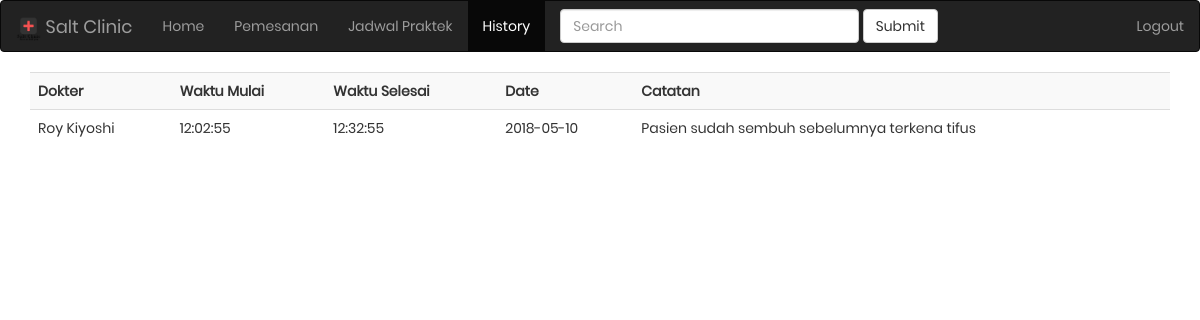
The app's page /history.php (signed in) with its own data.
### tables this page shows
CREATE TABLE `users` (
  `idUser` int(11) NOT NULL,
  `nama` varchar(50) NOT NULL,
  `umur` int(11) DEFAULT NULL,
  `jenisKelamin` varchar(2) NOT NULL,
  `priviledge` int(11) NOT NULL,
  `isActive` tinyint(1) NOT NULL,
  `username` varchar(25) NOT NULL,
  `alamat` varchar(255) NOT NULL,
  `password` varchar(8) NOT NULL
);

CREATE TABLE `penanganan` (
  `idPenanganan` int(11) NOT NULL,
  `tarif` int(11) NOT NULL,
  `waktuMulai` time NOT NULL,
  `waktuSelesai` time NOT NULL,
  `tanggal` date NOT NULL,
  `catatan` varchar(255) DEFAULT NULL,
  `isDeleted` tinyint(1) NOT NULL,
  `waktuPengubahan` date DEFAULT NULL
);

### history.php (the view, shortened to what this page needs)
<?php
	include ('connection/session.php');
	$query = "
	SELECT doc.nama as namaDokter, user.nama as namaPasien, penanganan.waktuMulai, penanganan.waktuSelesai, penanganan.tanggal, penanganan.catatan
	FROM pekerjaandokter INNER JOIN
		dokter ON pekerjaandokter.idDokter = dokter.idDokter
		INNER JOIN users as doc ON doc.idUser = dokter.idUser
		INNER JOIN users as user ON pekerjaandokter.idPasien = user.idUser
		INNER JOIN penanganan ON penanganan.idPenanganan = pekerjaandokter.idPenanganan
	WHERE penanganan.isDeleted = 0 AND pekerjaandokter.sudahBertemu = 1
	";
	$result = $conn->query($query);
?>
<!DOCTYPE html>
<html lang="en">
	<head>
		<link rel="stylesheet" href="https://maxcdn.bootstrapcdn.com/bootstrap/3.3.7/css/bootstrap.min.css">
		<link rel="stylesheet" type="text/css" href="fonts/font-awesome-4.7.0/css/font-awesome.min.css">
		<link rel="stylesheet" type="text/css" href="vendor/animate/animate.css">
		<link rel="stylesheet" type="text/css" href="vendor/css-hamburgers/hamburgers.min.css">
		<link rel="stylesheet" type="text/css" href="vendor/select2/select2.min.css">
		<link rel="stylesheet" type="text/css" href="css/main.css">
	</head>
	<body>
		<div class='index-navbar'>
			<?php
			include ('navbar/user-navbar.php');
			?>
		</div>
			<div class="container">
				<table class='table table-striped'>
					<tr>
						<th>Dokter</th>
						<th>Waktu Mulai</th>
						<th>Waktu Selesai</th>
						<th>Date</th>
						<th>Catatan</th>
					</tr>
					<?php
						if($result){
							while($row=$result->fetch_array()){
								echo "<tr>
									<td> ".$row['namaDokter']."</td>
									<td> ".$row['waktuMulai']."</td>
									<td> ".$row['waktuSelesai']."</td>
									<td> ".$row['tanggal']."</td>
									<td>".$row['catatan']."</td>";
							}
						}
					?>
				</table>
			</div>
	</body>
</html>

### css/main.css (style rules this page uses)
* { margin: 0px; padding: 0px; box-sizing: border-box; }
body, html { height: 100%; font-family: Poppins-Regular, sans-serif; }

### records on screen
users: nama "Roy Kiyoshi", penanganan.waktuMulai "12:02:55", penanganan.waktuSelesai "12:32:55", penanganan.tanggal "2018-05-10", penanganan.catatan "Pasien sudah sembuh sebelumnya terkena tifus"
